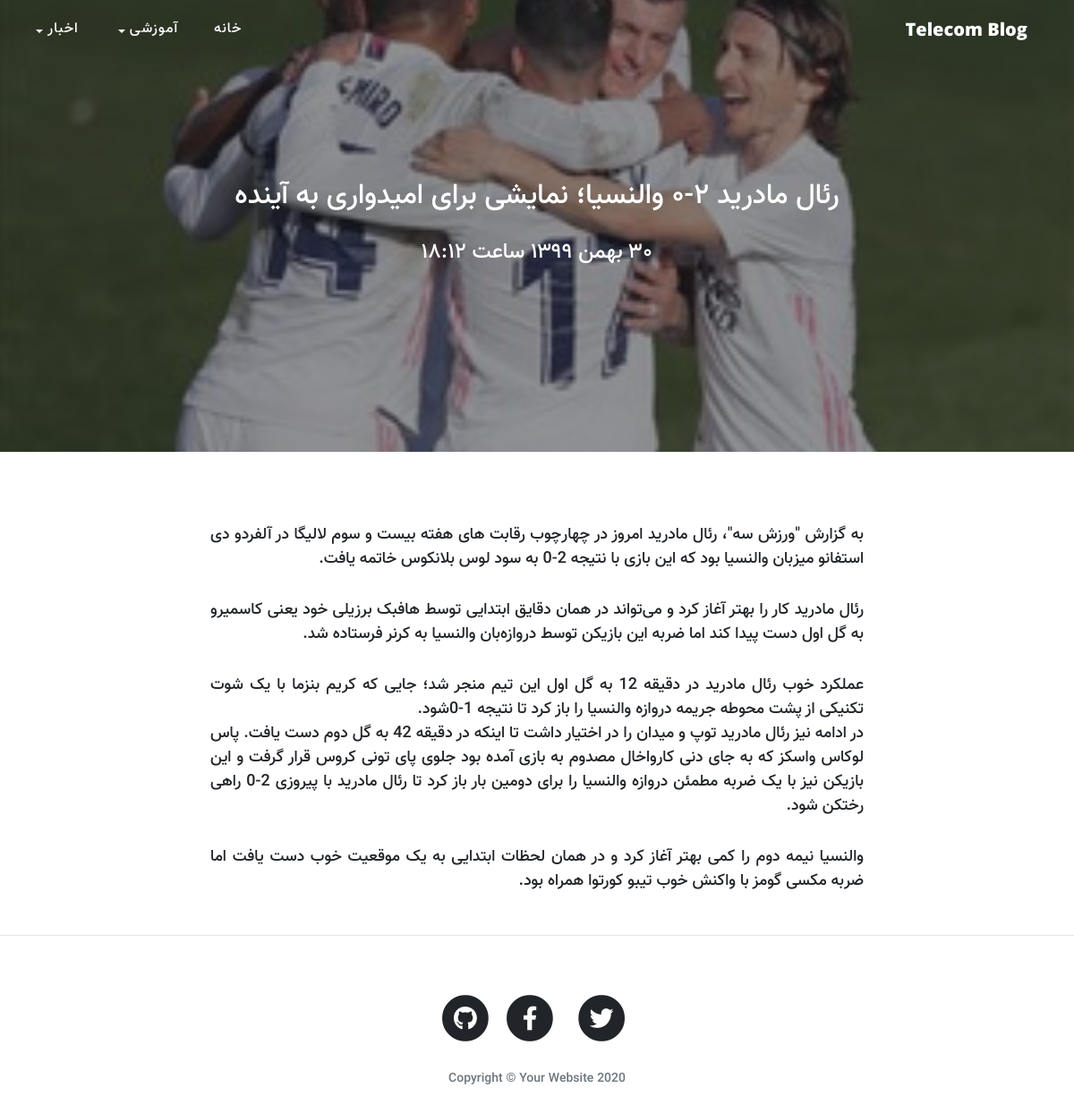
The app's page /article/realmadrid with its own data.
### blog/models.py (models this page shows, shortened)
class Category(models.Model):
    parent = models.ForeignKey('self',null=True, blank=True, on_delete=models.SET_NULL,related_name='children',verbose_name='زیر دسته')
    title = models.CharField(max_length=200 , verbose_name='عنوان دسته بندی')
    slug = models.SlugField(max_length=100, unique=True , verbose_name='آدرس دسته بندی')
    image = models.ImageField(upload_to = 'image/categoryImage', null=True , blank = True)
    status = models.BooleanField(default = True, verbose_name = 'آیا نمایش داده شود؟')
    position = models.IntegerField(verbose_name= 'جایگاه')
    class Meta:
        verbose_name = 'دسته بندی'
        verbose_name_plural = 'دسته بندی ها'
        ordering = ['parent__id','position']
    objects = CategoryManeger()

class Article(models.Model):
    STATUS_CHOICES = (('d', '‍‍‍پیش نویس '), ('p', 'انتشار'))
    title = models.CharField(max_length=200 , verbose_name='عنوان مقاله')
    slug = models.SlugField(max_length=100, unique=True , verbose_name='آدرس مقاله')
    description = models.TextField(verbose_name='محتوا مقاله')
    thumbnail = models.ImageField(upload_to='images', verbose_name='عکس مقاله')
    publish = models.DateTimeField(default=timezone.now , verbose_name='زمان انتشار')
    created = models.DateTimeField(auto_now_add=True)
    update = models.DateTimeField(auto_now=True)
    status = models.CharField(max_length=1, choices=STATUS_CHOICES , verbose_name='وضعیت مقاله')
    category = models.ManyToManyField(Category,verbose_name='دسته بندی',related_name = 'articles')
    class Meta:
        verbose_name = 'مقاله'
        verbose_name_plural = 'مقالات'
        ordering = ['-publish']
    def jpublish(self):
        return jalali_converter(self.publish)
    jpublish.short_description = 'زمان انتشار'
    def thumbnail_tag (self):
        return format_html("<img style=' width : 150px ; height: 110px ; border-radius: 5px;' src = '{}' >".format(self.thumbnail.url))
    thumbnail_tag.short_description = 'عکس مقاله'
    objects = ArticleManger()

### blog/views.py (the view)
# urls.py: path('article/<slug:slug>', ArticleDetail.as_view(), name="detail"),
class ArticleDetail(DetailView):
    def get_object(self):
        slug = self.kwargs.get('slug')
        return get_object_or_404(
            Article.objects.published(),
            slug=slug,
        )

### blog/models.py (called while the page is built)
    def published(self):
        return self.filter(status = 'p')

    def active(self):
        return self.filter(status = True)

### blog/templatetags/base_tags.py (called while the page is built)
@register.inclusion_tag("blog/partials/category-navbar.html")
def category_navbar():
    data = {
        'category': Category.objects.filter(status=True),
    }
    return data

@register.simple_tag
def title():
    return 'Telecom Blog'

### extensions/jalali.py (called while the page is built)
    def persian_tuple(self):
        return self.persian_year, self.persian_month, self.persian_day

### extensions/utils.py (called while the page is built)
def persian_number_converter(mystr):
    numbers = {
        '0': '۰',
        '1': '۱',
        '2': '۲',
        '3': '۳',
        '4': '۴',
        '5': '۵',
        '6': '۶',
        '7': '۷',
        '8': '۸',
        '9': '۹',
    }
    for e, p in numbers.items():
        mystr = mystr.replace(e, p)
    return mystr

def jalali_converter(time):
    jmonth = [
        "فروردین", "اردیبهشت", "خرداد", "تیر", "مرداد", "شهریور", "مهر",
        "آبان", "آذر", "دی", "بهمن", "اسفند"
    ]
    time = timezone.localtime(time)
    time_is_str = "{},{},{}".format(time.year, time.month, time.day)
    time_is_tuple = jalali.Gregorian(time_is_str).persian_tuple()
    time_is_list = list(time_is_tuple)
    for index, month in enumerate(jmonth):
        if time_is_list[1] == index + 1:
            time_is_list[1] = month
            break
    output = '{} {} {}  ساعت  {}:{}'.format(time_is_list[2], time_is_list[1],
                                            time_is_list[0], time.hour,
                                            time.minute)
    return persian_number_converter(output)

### blog/templates/blog/article_detail.html (shortened to what this page needs)
{% extends 'blog/base.html' %}
{% load static %}
{% block main %}
<header class="masthead" style="background-image: url({{object.thumbnail.url}})">
  <div class="overlay"></div>
  <div class="container">
    <div class="row">
      <div class="col-lg-8 col-md-10 mx-auto">
        <div class="site-heading">
          <h2>{{object.title}}</h2>
          <h4 style="margin-top: 30px;">{{object.jpublish}}</h4>
        </div>
      </div>
    </div>
  </div>
</header>
<article>
  <div class="container">
    <div class="row">
      <div class="col-lg-8 col-md-10 mx-auto "
      style="text-align: justify; word-wrap: break-word;word-spacing: initial;font-size: 18px; line-height: 2;list-style-type: persian;letter-spacing: 0;">
        {{object.description | linebreaks}}
      </div>
    </div>
  </div>
</article>
{% endblock %}

### blog/templates/blog/partials/category-navbar.html (shortened to what this page needs)
<ul class="navbar-nav">
    <li class="nav-item">
        <a class="nav-link " href="{% url 'blog:home' %}">خانه</a>
    </li>
    {% for cat in category%}
    {% if cat.parent == None %}
    <li class="nav-item dropdown">
        <a class="nav-link dropdown-toggle" href="#" id="navbarDropdown" role="button" data-toggle="dropdown"
            href="{% url 'blog:category' cat.slug %}">{{cat.title}}</a>
    </li>
    {% endif %}
    {% endfor %}
</ul>

### blog/templates/blog/base.html (style rules this page uses)
body { direction: rtl; text-align: right; font-family: 'vazir-medium' !important; }
.navbar-nav { margin-right: auto; }
.navbar-nav li a { font-size: 16px !important; }
h1, h2, h3, h4, h5, h6 { font-weight: 800; font-family: 'vazir-medium' !important; }
a { text-decoration: none !important; }
header.masthead { background-image: url("../../static/blog/img/home-bg.jpg") }
.dropdown-toggle::after { margin-right: 5px; vertical-align: -1px; }

### records on screen
Category: title "آموزشی"
Category: title "اخبار"
Article: thumbnail (picture), title "رئال مادرید ۲-۰ والنسیا؛ نمایشی برای امیدواری به آینده", jpublish "۳۰ بهمن ۱۳۹۹ ساعت ۱۸:۱۲", description "به گزارش \"ورزش سه\"، رئال مادرید امروز در چهارچوب رقابت های هفته بیست و سوم لالیگا در آلفردو دی استفانو میزبان والنسیا بود که این بازی با نتیجه 2-0 به سود لوس بلانکوس خاتمه یافت. رئال مادرید کار را بهتر آغاز کرد و می‌تواند در همان دقایق ابتدایی توسط هافبک برزیلی خود یعنی کاسمیرو به گل اول دست پیدا کند اما ضربه این بازیکن توسط دروازه‌بان والنسیا به کرنر فرستاده شد. عملکرد خوب رئال مادرید در دقیقه 12 به گل اول این تیم منجر شد؛ جایی که کریم بنزما با یک شوت تکنیکی از پشت محوطه جریمه دروازه والنسیا را باز کرد تا نتیجه 1-0شود. در ادامه نیز رئال مادرید توپ و میدان را در اختیار داشت تا اینکه در دقیقه 42 به گل دوم دست یافت. پاس لوکاس واسکز که به جای دنی کارواخال مصدوم به بازی آمده بود جلوی پای تونی…"
